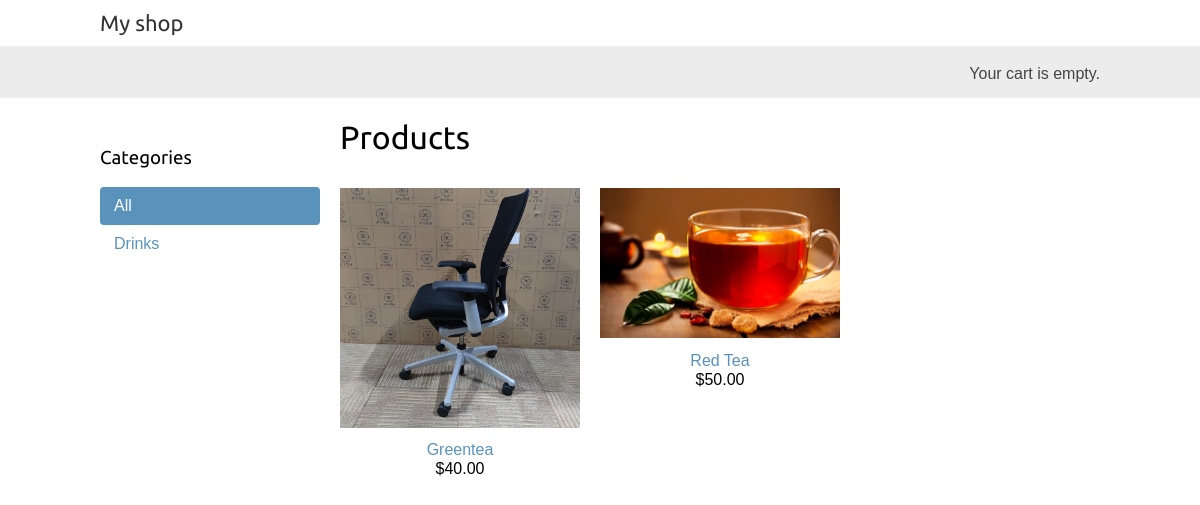
The page / on the database its author committed.
### shop/models.py (models this page shows, shortened)
class Category(models.Model):
    name = models.CharField(max_length=200,
                            db_index=True)
    slug = models.SlugField(max_length=200,
                            unique=True)
    def get_absolute_url(self):
        return reverse('shop:product_list_by_category',
                       args=[self.slug])
    class Meta:
        ordering = ('name',)
        verbose_name = 'category'
        verbose_name_plural = 'categories'

class Product(models.Model):
    category = models.ForeignKey(Category,
                                 related_name='products',
                                 on_delete=models.CASCADE)
    name = models.CharField(max_length=200, db_index=True)
    slug = models.SlugField(max_length=200, db_index=True)
    image = models.ImageField(storage=media_storage,upload_to='products/%Y/%m/%d',
                              blank=True)
    description = models.TextField(blank=True)
    price = models.DecimalField(max_digits=10, decimal_places=2)
    available = models.BooleanField(default=True)
    created = models.DateTimeField(auto_now_add=True)
    updated = models.DateTimeField(auto_now=True)
    def get_absolute_url(self):
        return reverse('shop:product_detail',
                       args=[self.id, self.slug])
    class Meta:
        ordering = ('name',)
        index_together = (('id', 'slug'),)

### shop/views.py (the view)
# urls.py: path('', views.product_list, name='product_list'),
def product_list(request, category_slug=None):
    category = None
    categories = Category.objects.all()
    products = Product.objects.filter(available=True)
    if category_slug:
        category = get_object_or_404(Category, slug=category_slug)
        products = products.filter(category=category)
    return render(request,
                  'shop/product/list.html',
                  {'category': category,
                   'categories': categories,
                   'products': products})

### cart/cart.py (called while the page is built)
    def __len__(self):
        return sum(item['quantity'] for item in self.cart.values())

### cart/context_processors.py (called while the page is built)
def cart(request):
    return {'cart': Cart(request)}

### shop/templates/shop/product/list.html (shortened to what this page needs)
{% extends "shop/base.html" %}
{% load static %}
{% block content %}
  <div id="sidebar">
    <h3>Categories</h3>
    <ul>
      <li {% if not category %}class="selected"{% endif %}>
        <a href="{% url "shop:product_list" %}">All</a>
      </li>
      {% for c in categories %}
        <li >
          <a href="{{ c.get_absolute_url }}">{{ c.name }}</a>
        </li>
      {% endfor %}
    </ul>
  </div>
  <div id="main" class="product-list">
    <h1>{% if category %}{{ category.name }}{% else %}Products
    {% endif %}</h1>
    {% for product in products %}
      <div class="item">
        <a href="{{ product.get_absolute_url }}">
          <img src="{% if product.image %}{{ product.image.url }}{% else %}{% static "img/no_image.png" %}{% endif %}">
        </a>
        <a href="{{ product.get_absolute_url }}">{{ product.name }}</a>
        <br>
        ${{ product.price }}
      </div>
    {% endfor %}
  </div>
{% endblock %}

### shop/static/css/base.css (style rules this page uses)
body { margin:0; padding:0; font-family:helvetica, sans-serif; }
h1, h2, h3, h4, h5 , h6 { font-family: 'Ubuntu', sans-serif; font-weight:normal; }
a { text-decoration:none; color:#5993bb; }
#sidebar { width:220px; padding:30px 20px 0 0; float:left; }
#sidebar ul { margin:0; padding:0; }
#sidebar ul li { margin:0; list-style:none; padding:10px 14px; }
#sidebar ul li a { display:block; }
#sidebar ul li.selected { background:#5993bb; border-radius:4px; }
#sidebar ul li.selected a { color:#fff; }
#main { float:left; width: 96%; margin-right:-220px; overflow:hidden; }
.product-list .item { width:25%; padding:10px 20px 10px 0; float:left; text-align:center; line-height:1.2; }
.product-list .item img { width:100%; margin-bottom:8px; }

### rows shown on the page
Category: name "Drinks"
Product: image (picture), name "Greentea", price "40.00"
Product: image (picture), name "Red Tea", price "50.00"
